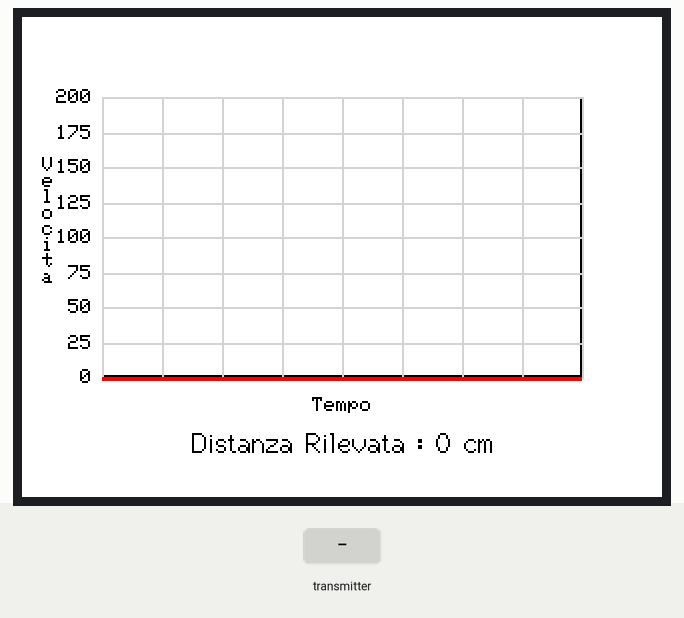
This sketch was run on a simulated ESP32. On the bench: 320×240 colour display. The test bench sets the inputs (shaded band). What the sketch prints to the serial monitor is not drawn.

Above: at 1.4 s.
1.5 s: the transmitter starts sending velocita = 1024
At 1.82 s:
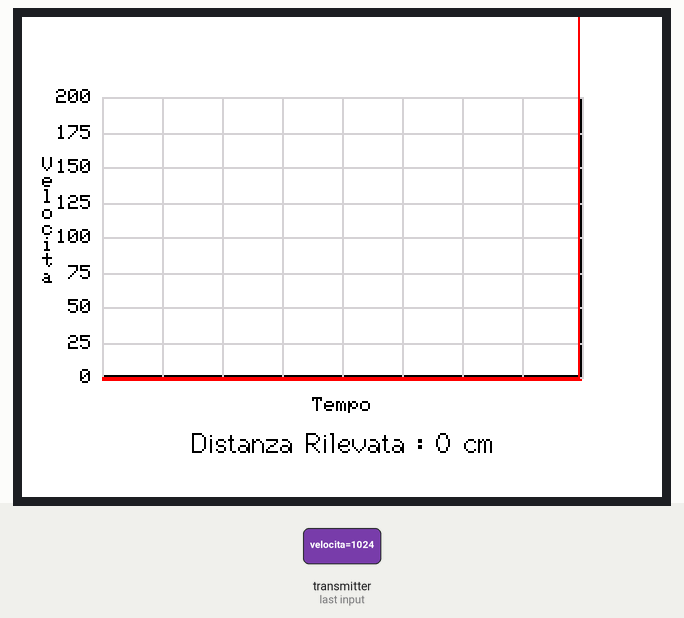
3.2 s: the transmitter starts sending distanza = 1024
At 3.43 s:
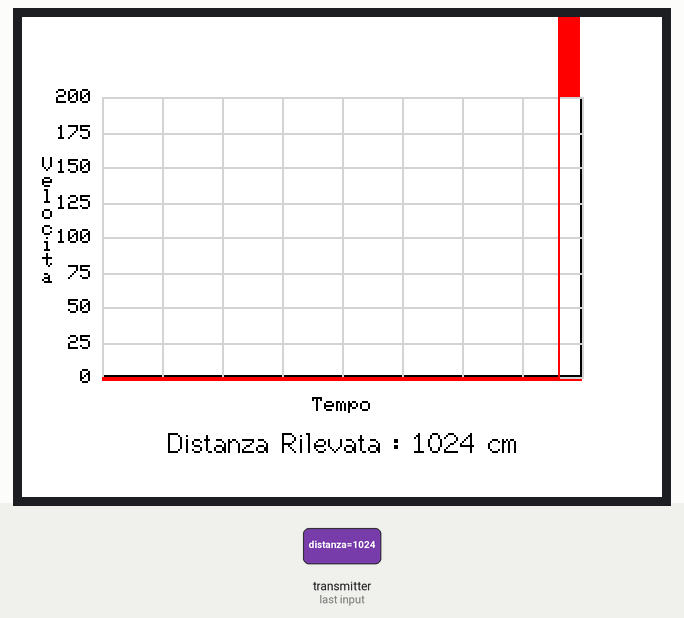
4.8 s: the transmitter starts sending velocita = 0
At 5.05 s:
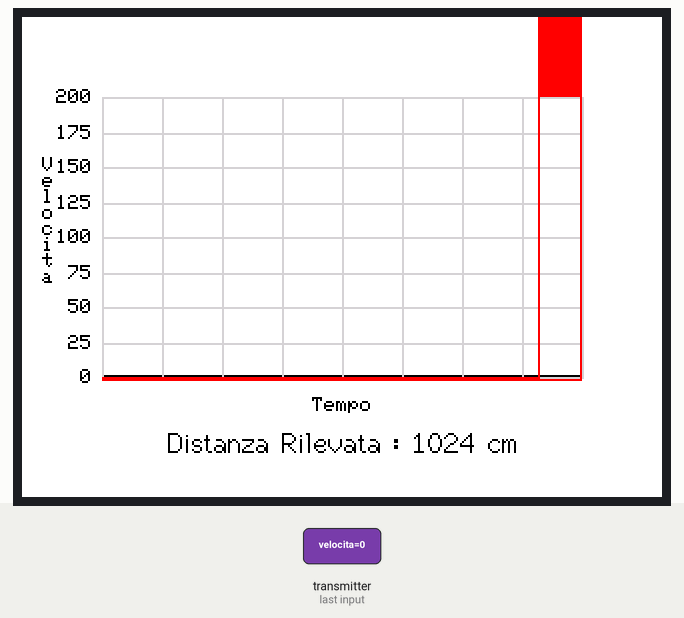
6.4 s: the transmitter starts sending distanza = 0
At 6.52 s:
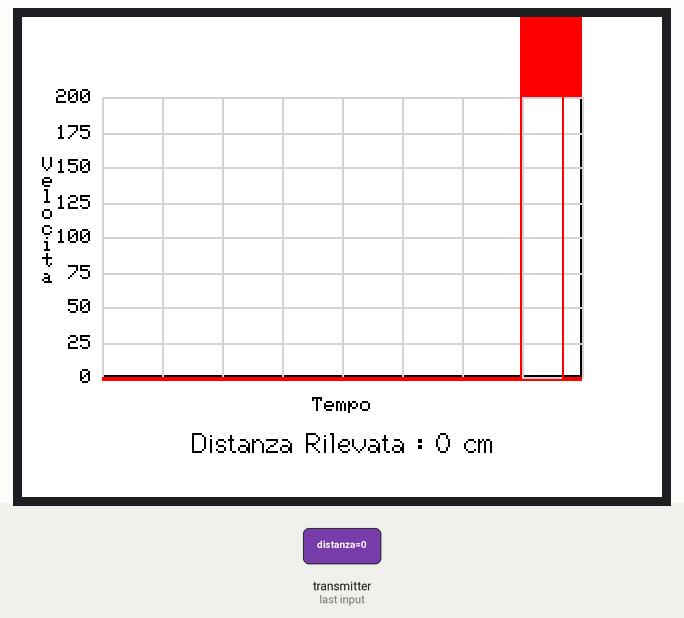
Timing chart, 0 to 8.9 s (numbered marks = the images above; inputs shaded):
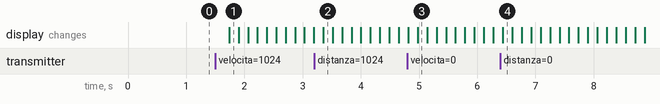

Measured:
- after the input at 1.5 s, the display: changes after 0.24 s (image 1)

The sketch:

Slave.ino
```cpp
#include <WiFi.h>//libreria modulo WiFi
#include <esp_now.h>//libreria protocollo ESP-NOW
#include <SPI.h>//libreria per comunicazione tra esp e schermo
#include <TFT_eSPI.h>//libreria per controllare schermo
#include "esp_wifi.h"//libreria moduli WiFi avanzati

//creo un oggetto di tipo display
TFT_eSPI tft = TFT_eSPI();

//mi definisco le dimensioni dello schermo
#define SCREEN_WIDTH 320
#define SCREEN_HEIGHT 240

// Area grafico
#define GRAPH_X 40
#define GRAPH_Y 40
#define GRAPH_WIDTH 240
#define GRAPH_HEIGHT 140

#define MAX_VELOCITA 200

//memorizzo i dati del grafico
int storico[GRAPH_WIDTH];

//mi inizializzo la struct che contiene i dati

typedef struct {
  int32_t velocita;
  int32_t distanza;
} Dati;

Dati datiRicevuti;

//funzione chiamata quando arriva un dato
void OnDataRecv(const esp_now_recv_info *info, const uint8_t *incomingData, int len) {

  if (len == sizeof(Dati)) {
    memcpy(&datiRicevuti, incomingData, sizeof(datiRicevuti));
  }

  Serial.print("Ricevuto -> Velocita: ");
  Serial.print(datiRicevuti.velocita);
  Serial.print(" Distanza: ");
  Serial.println(datiRicevuti.distanza);
}

//Funzione Disegno Griglia
void disegnaGriglia() {
  //creo il rettangolo
  tft.drawRect(GRAPH_X, GRAPH_Y, GRAPH_WIDTH, GRAPH_HEIGHT, TFT_BLACK);
  //imposto 6 sezioni

  for (int i = 0; i <= 8; i++) {
    int valore = i * (MAX_VELOCITA / 8);  // divide la scala in 6 parti
    //converto in valore le coordinate in cui va disegnata la riga e la disegno
    int y = map(valore, 0, MAX_VELOCITA, GRAPH_Y + GRAPH_HEIGHT, GRAPH_Y);
    tft.drawLine(GRAPH_X, y, GRAPH_X + GRAPH_WIDTH, y, TFT_LIGHTGREY);

    tft.setTextColor(TFT_BLACK, TFT_WHITE);
    //mi scrivo il valore a sinistra della riga
    tft.drawRightString(String(valore), GRAPH_X - 5, y - 4, 1);
  }
  //stessa cosa per le linee verticali
  for (int i = 0; i <= 8; i++) {
    int x = GRAPH_X + (i * GRAPH_WIDTH / 8);
    tft.drawLine(x, GRAPH_Y, x, GRAPH_Y + GRAPH_HEIGHT, TFT_LIGHTGREY);
  }
}


void disegnaGrafico() {
  //ripulisco l area del grafico
  tft.fillRect(GRAPH_X + 1, GRAPH_Y + 1, GRAPH_WIDTH - 2, GRAPH_HEIGHT - 2, TFT_WHITE);

  //ridisegno la griglia
  disegnaGriglia();
  //scorro i dati mappando i punti come coordinate per poi disegnare tra questi una retta
  for (int i = 1; i < GRAPH_WIDTH; i++) {
    int y1 = map(storico[i - 1], 0, MAX_VELOCITA, GRAPH_Y + GRAPH_HEIGHT, GRAPH_Y);
    int y2 = map(storico[i], 0, MAX_VELOCITA, GRAPH_Y + GRAPH_HEIGHT, GRAPH_Y);

    int x1 = GRAPH_X + i - 1;
    int x2 = GRAPH_X + i;

    tft.drawLine(x1, y1, x2, y2, TFT_RED);
    tft.drawLine(x1, y1 + 1, x2, y2 + 1, TFT_RED);
  }
}

void setup() {
  Serial.begin(115200);

  //Inizializzo il display
  tft.init();
  tft.setRotation(1);
  tft.fillScreen(TFT_WHITE);

  //Imposto la modalita di WiFi e imposto il canale per ESP_NOW
  WiFi.mode(WIFI_STA);
  esp_wifi_set_channel(1, WIFI_SECOND_CHAN_NONE);
  //avvio il protocollo e verifico che si sia avviato correttamente
  if (esp_now_init() != ESP_OK) {
    Serial.println("Errore inizializzazione ESP-NOW");
    return;
  }
  //mi salvo i dati che mi arrivano
  esp_now_register_recv_cb(OnDataRecv);

  // inizializza storico
  for (int i = 0; i < GRAPH_WIDTH; i++) {
    storico[i] = 0;
  }
  //disegno laprima griglia
  disegnaGriglia();

  //configuro le parole velocita e testo
  String testo = "Velocita";

  int x = GRAPH_X - 30;
  int y = GRAPH_Y + 30;

  for (int i = 0; i < testo.length(); i++) {
    tft.drawChar(testo[i], x, y + i * 8, 1);
  }
  tft.drawCentreString("Tempo",GRAPH_X + GRAPH_WIDTH / 2,GRAPH_Y + GRAPH_HEIGHT + 10,1);
}

void loop() {
  // shift a sinistra del grafico
  for (int i = 0; i < GRAPH_WIDTH - 1; i++) {
    storico[i] = storico[i + 1];
  }

  // usa valore ricevuto
  storico[GRAPH_WIDTH - 1] = datiRicevuti.velocita;

  // aggiorna grafico
  disegnaGrafico();

  // testo sotto
  tft.fillRect(0, 200, SCREEN_WIDTH, 40, TFT_WHITE);
  tft.setTextColor(TFT_BLACK, TFT_WHITE);
  tft.drawCentreString("Distanza Rilevata : " + String(datiRicevuti.distanza) + " cm", SCREEN_WIDTH / 2, 205, 2);

  delay(100);
}
```
